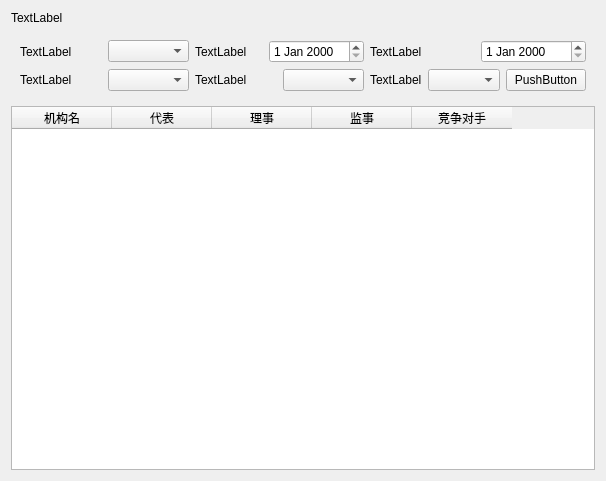
<?xml version="1.0" encoding="UTF-8"?>
<ui version="4.0">
 <class>Form</class>
 <widget class="QWidget" name="Form">
  <property name="geometry">
   <rect>
    <x>0</x>
    <y>0</y>
    <width>606</width>
    <height>481</height>
   </rect>
  </property>
  <property name="windowTitle">
   <string>Form</string>
  </property>
  <layout class="QVBoxLayout" name="verticalLayout">
   <item>
    <widget class="QLabel" name="label">
     <property name="text">
      <string>TextLabel</string>
     </property>
    </widget>
   </item>
   <item>
    <widget class="QWidget" name="widget" native="true">
     <layout class="QGridLayout" name="gridLayout">
      <item row="0" column="0">
       <layout class="QHBoxLayout" name="horizontalLayout">
        <item>
         <widget class="QLabel" name="label_2">
          <property name="text">
           <string>TextLabel</string>
          </property>
         </widget>
        </item>
        <item>
         <widget class="QComboBox" name="comboBox"/>
        </item>
       </layout>
      </item>
      <item row="0" column="1">
       <layout class="QHBoxLayout" name="horizontalLayout_2">
        <item>
         <widget class="QLabel" name="label_3">
          <property name="text">
           <string>TextLabel</string>
          </property>
         </widget>
        </item>
        <item>
         <widget class="QDateEdit" name="dateEdit"/>
        </item>
       </layout>
      </item>
      <item row="0" column="2">
       <layout class="QHBoxLayout" name="horizontalLayout_3">
        <item>
         <widget class="QLabel" name="label_4">
          <property name="text">
           <string>TextLabel</string>
          </property>
         </widget>
        </item>
        <item>
         <widget class="QDateEdit" name="dateEdit_2"/>
        </item>
       </layout>
      </item>
      <item row="1" column="0">
       <layout class="QHBoxLayout" name="horizontalLayout_4">
        <item>
         <widget class="QLabel" name="label_5">
          <property name="text">
           <string>TextLabel</string>
          </property>
         </widget>
        </item>
        <item>
         <widget class="QComboBox" name="comboBox_2"/>
        </item>
       </layout>
      </item>
      <item row="1" column="1">
       <layout class="QHBoxLayout" name="horizontalLayout_5">
        <item>
         <widget class="QLabel" name="label_6">
          <property name="text">
           <string>TextLabel</string>
          </property>
         </widget>
        </item>
        <item>
         <widget class="QComboBox" name="comboBox_3"/>
        </item>
       </layout>
      </item>
      <item row="1" column="2">
       <layout class="QHBoxLayout" name="horizontalLayout_6">
        <item>
         <widget class="QLabel" name="label_7">
          <property name="text">
           <string>TextLabel</string>
          </property>
         </widget>
        </item>
        <item>
         <widget class="QComboBox" name="comboBox_4"/>
        </item>
        <item>
         <widget class="QPushButton" name="pushButton">
          <property name="text">
           <string>PushButton</string>
          </property>
         </widget>
        </item>
       </layout>
      </item>
     </layout>
    </widget>
   </item>
   <item>
    <widget class="QTableWidget" name="tableWidget">
     <column>
      <property name="text">
       <string>机构名</string>
      </property>
     </column>
     <column>
      <property name="text">
       <string>代表</string>
      </property>
     </column>
     <column>
      <property name="text">
       <string>理事</string>
      </property>
     </column>
     <column>
      <property name="text">
       <string>监事</string>
      </property>
     </column>
     <column>
      <property name="text">
       <string>竞争对手</string>
      </property>
     </column>
    </widget>
   </item>
  </layout>
 </widget>
 <resources/>
 <connections/>
</ui>
